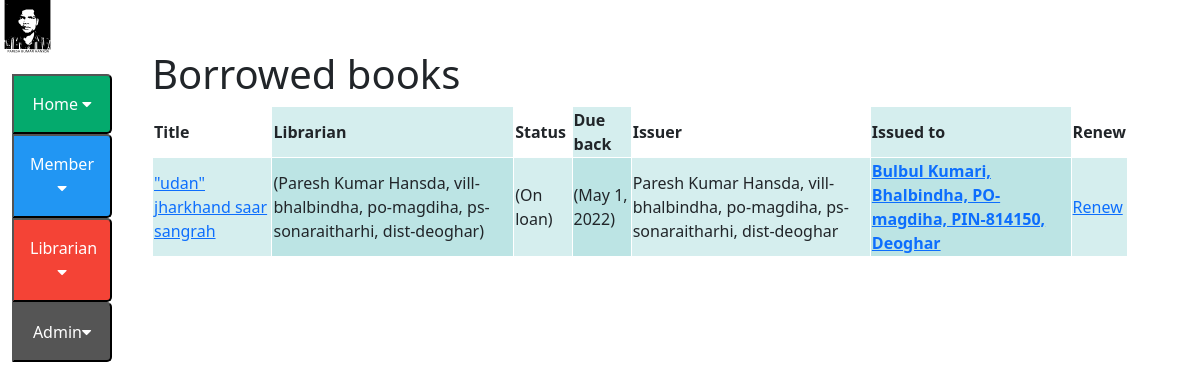
The page /catalog/loaned/ (signed in) on the database its author committed.
### catalog/models.py (models this page shows, shortened)
class BookInstance(models.Model):
    id = models.UUIDField(primary_key=True, default=uuid.uuid4, help_text='Unique ID for this particular book across whole library')
    book = models.ForeignKey('Book', on_delete=models.RESTRICT, null=True)
    imprint = models.CharField(max_length=200)
    due_back = models.DateField(null=True, blank=True)
    LOAN_STATUS = (
        ('m', 'Maintenance'),
        ('o', 'On loan'),
        ('a', 'Available'),
        ('r', 'Reserved'),
    )
    status = models.CharField(
        max_length=1,
        choices=LOAN_STATUS,
        blank=True,
        default='m',
        help_text='Book availability',
    )
    class Meta:
        ordering = ['due_back']
        permissions = (("can_mark_returned", "Set book as returned"),)
    borrower = models.ForeignKey(Borrower, on_delete=models.SET_NULL, null=True, blank=True)
    librarian = models.ForeignKey(Librarian,on_delete=models.PROTECT,editable=False, null=True,blank=False)
    issuer=models.ForeignKey(Librarian,on_delete=models.PROTECT,editable=True,related_name="issue_by",blank=True,null=True)
    @property
    def is_overdue(self):
        if self.due_back and date.today() > self.due_back:
            return True
        return False

class Book(models.Model):
    title = models.CharField(max_length=200)
    author = models.ForeignKey('Author', on_delete=models.SET_NULL, null=True)
    summary = models.TextField(max_length=1000, help_text='Enter a brief description of the book')
    isbn = models.CharField('ISBN', max_length=13, unique=True,
                             help_text='13 Character <a href="https://www.isbn-international.org/content/what-isbn">ISBN number</a>')
    genre = models.ManyToManyField(Genre, help_text='Select a genre for this book')
    language = models.ManyToManyField(Language, help_text='Select a language for this book')
    def display_genre(self):
        """Create a string for the Genre. This is required to display genre in Admin."""
        return ', '.join(genre.name for genre in self.genre.all()[:3])
    display_genre.short_description = 'Genre'
    def display_language(self):
        """Create a string for the Genre. This is required to display genre in Admin."""
        return ', '.join(language.name for language in self.language.all()[:3])
    display_language.short_description = 'Language'

class Librarian(models.Model):
    django_id=models.OneToOneField(User, on_delete=models.RESTRICT, null=True)
    identy=models.CharField(max_length=200)
    contact_no=models.CharField(max_length=100)
    facebook=models.CharField(max_length=200)
    whatsapp=models.CharField(max_length=200)
    name=models.CharField(max_length=200)
    address=models.CharField(max_length=200)
    def __str__(self):
        return f'{self.name}, {self.address}'

class Borrower(models.Model):
    django_id=models.OneToOneField(User, on_delete=models.RESTRICT, null=True, blank=True)
    identy=models.CharField(max_length=200)
    idcard = models.FileField(upload_to=user_directory_path,blank=True)
    contact_no=models.CharField(max_length=100)
    facebook=models.CharField(max_length=200)
    whatsapp=models.CharField(max_length=200)
    name=models.CharField(max_length=200)
    address=models.CharField(max_length=200)
    email_field = models.EmailField(max_length = 254,null=True)
    home_no=models.CharField(max_length=100,null=True)
    image = models.ImageField(blank=True, upload_to='profile_images')
    def get_absolute_url(self):
        return reverse('borrower-detail', args=[str(self.id)])
    def __str__(self):
        return f'{self.name}, {self.address}'

### catalog/views.py (the view)
# urls.py: path('loaned/', views.LoanedBooksListView.as_view(), name='all-borrowed'),
class LoanedBooksListView(UserPassesTestMixin,generic.ListView):
    model = BookInstance
    template_name ='catalog/bookinstance_list_borrowed_user.html'
    def get_queryset(self):
        return BookInstance.objects.filter(status__exact='o')
    def test_func(self):
        return self.request.user.is_superuser

### catalog/templates/catalog/bookinstance_list_borrowed_user.html
{% extends "base_generic.html" %}
{% block content %}
    <h1>Borrowed books</h1>
    {% if bookinstance_list %}
  <table>
<tr>
<th><strong>Title</strong></th>
<th><strong>Librarian</strong></th>
<th><strong>Status</strong></th>
<th><stong>Due back</strong></th>
 <th><strong>Issuer</strong></th>
 <th><strong>Issued to</strong></th>
 <th><strong>Renew</strong></td>
</tr>
      {% for bookinst in bookinstance_list %}
    <tr class="{% if bookinst.is_overdue %}text-danger{% endif %}">
       <td> <a href="{% url 'book-detail' bookinst.book.pk %}">{{bookinst.book.title}}</a></td>
       <td>({{ bookinst.librarian }})</td>
       <td>({{ bookinst.get_status_display }})</td>
      <td>({{ bookinst.due_back }})</td>
      <td>{{bookinst.issuer}}</td>
       <td><a href="{{bookinst.borrower.get_absolute_url}}"><strong>{{bookinst.borrower}}</strong></a></td>
       <td> <a href="{% url "renew-book-librarian" bookinst.id %}">Renew</a></td>
</tr>
  {% endfor %}
</table>
    {% else %}
      <p>There are no books borrowed.</p>
    {% endif %}
{% endblock %}

### catalog/static/css/style.css (style rules this page uses)
table, th, td { border: 1px solid white; border-collapse: collapse; }
tr:nth-child(even) { background-color: rgba(150, 212, 212, 0.4); }
th:nth-child(even),td:nth-child(even) { background-color: rgba(150, 212, 212, 0.4); }

### rows shown on the page
BookInstance: book "\"udan\" jharkhand saar sangrah", librarian "Paresh Kumar Hansda, vill-bhalbindha, po-magdiha, ps-sonaraitharhi, dist-deoghar", status "On loan", due_back "May 1, 2022", issuer "Paresh Kumar Hansda, vill-bhalbindha, po-magdiha, ps-sonaraitharhi, dist-deoghar", borrower "Bulbul Kumari, Bhalbindha, PO-magdiha, PIN-814150, Deoghar"
